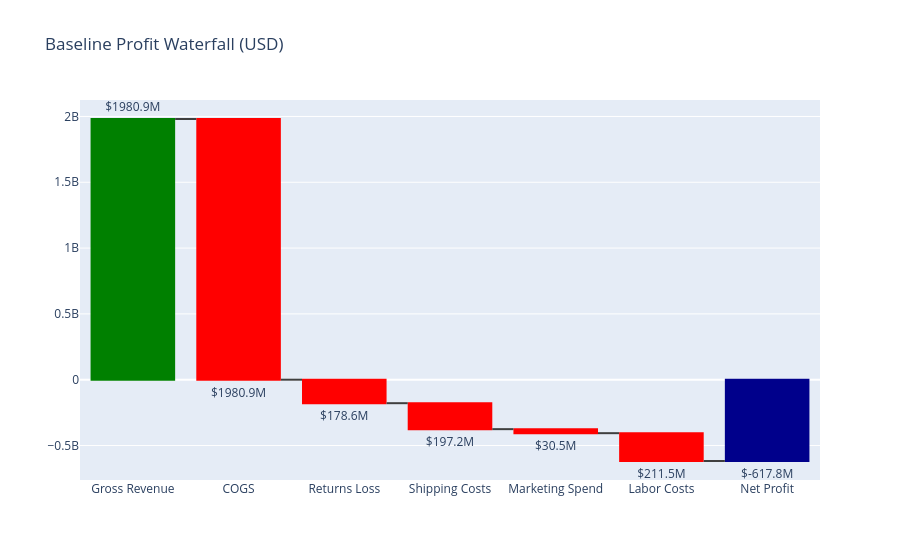

Notebook source saved alongside this figure:
### Code cell
def display_kpi_table(df):
    total_gross = df['gross_revenue_usd'].sum()
    total_net = df['net_revenue_usd'].sum()
    total_profit = df['net_profit_usd'].sum()
    return_rate = df['is_returned'].mean() * 100
    avg_margin = (total_profit / total_net) * 100 if total_net != 0 else 0

    kpi_df = pd.DataFrame({
        'Metric': ['Total Gross Revenue', 'Total Net Revenue', 'Total Net Profit', 'Overall Return Rate (%)', 'Average Profit Margin (%)'],
        'Value': [total_gross, total_net, total_profit, return_rate, avg_margin]
    })
    kpi_df['Value'] = kpi_df['Value'].apply(lambda x: f"${x:,.2f}" if 'Rate' not in str(x) else f"{x:.2f}%")
    return kpi_df

kpi_table = display_kpi_table(df_master)
print(kpi_table)

def plot_baseline_waterfall(df):
    total_gross = df['gross_revenue_usd'].sum()
    cogs = df['cogs'].sum()
    returns_loss = total_gross - df['net_revenue_usd'].sum()
    shipping = df['total_shipping_cost'].sum()
    marketing = df['total_marketing_cost'].sum()
    labor = df['labor_cost'].sum()
    net_profit = df['net_profit_usd'].sum()

    fig = go.Figure(go.Waterfall(
        name="Baseline Profitability",
        orientation="v",
        measure=["relative","relative","relative","relative","relative","relative","total"],
        x=["Gross Revenue","COGS","Returns Loss","Shipping Costs","Marketing Spend","Labor Costs","Net Profit"],
        y=[total_gross, -cogs, -returns_loss, -shipping, -marketing, -labor, net_profit],
        text=[f"${v/1e6:.1f}M" for v in [total_gross, cogs, returns_loss, shipping, marketing, labor, net_profit]],
        textposition="outside",
        connector={"line":{"color":"rgb(63, 63, 63)"}},
        decreasing={"marker":{"color":"red"}},
        increasing={"marker":{"color":"green"}},
        totals={"marker":{"color":"darkblue"}}
    ))

    fig.update_layout(title="Baseline Profit Waterfall (USD)", showlegend=False)
    fig.show()

plot_baseline_waterfall(df_master)

### Figure 1 — Plotly figure (JSON) as saved in the notebook; plotly's stock layout.template omitted (floating-point values rounded to 4 significant figures)
{"data": [{"connector": {"line": {"color": "rgb(63, 63, 63)"}}, "decreasing": {"marker": {"color": "red"}}, "increasing": {"marker": {"color": "green"}}, "measure": ["relative", "relative", "relative", "relative", "relative", "relative", "total"], "name": "Baseline Profitability", "orientation": "v", "text": ["$1980.9M", "$1980.9M", "$178.6M", "$197.2M", "$30.5M", "$211.5M", "$-617.8M"], "textposition": "outside", "totals": {"marker": {"color": "darkblue"}}, "type": "waterfall", "x": ["Gross Revenue", "COGS", "Returns Loss", "Shipping Costs", "Marketing Spend", "Labor Costs", "Net Profit"], "y": [1981000000.0, -1981000000.0, -178600000.0, -197200000.0, -30522507, -211500000.0, -617800000.0]}], "layout": {"showlegend": false, "title": {"text": "Baseline Profit Waterfall (USD)"}}}
